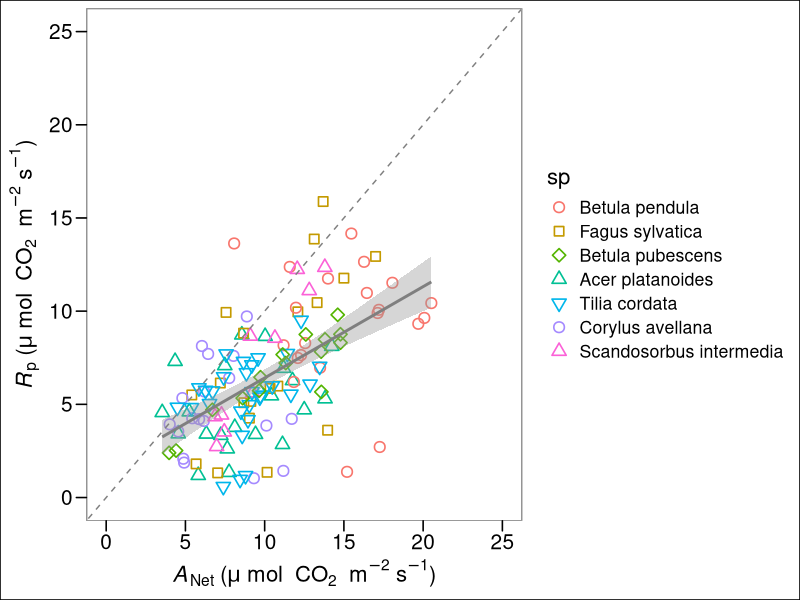
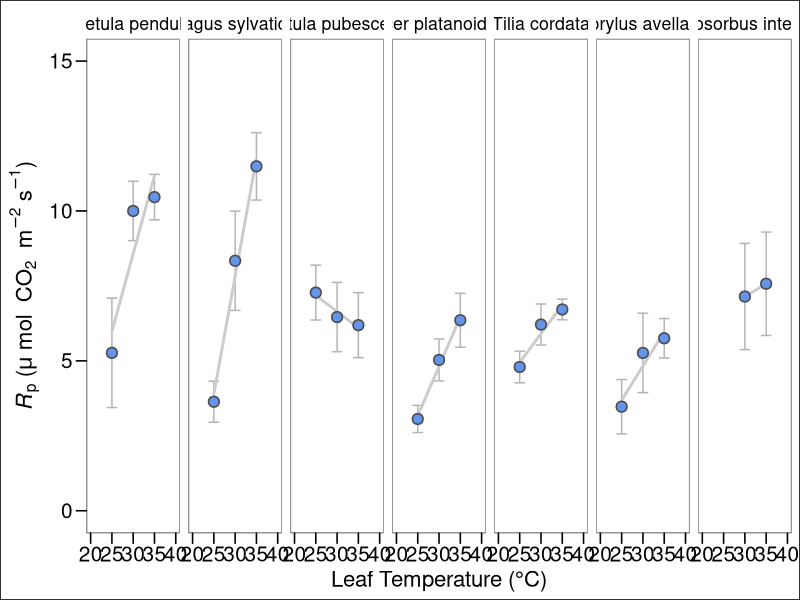
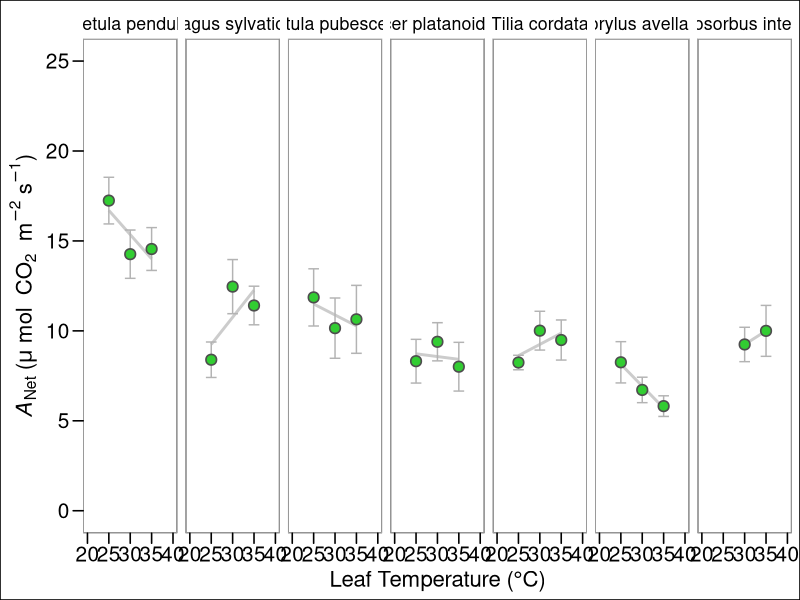
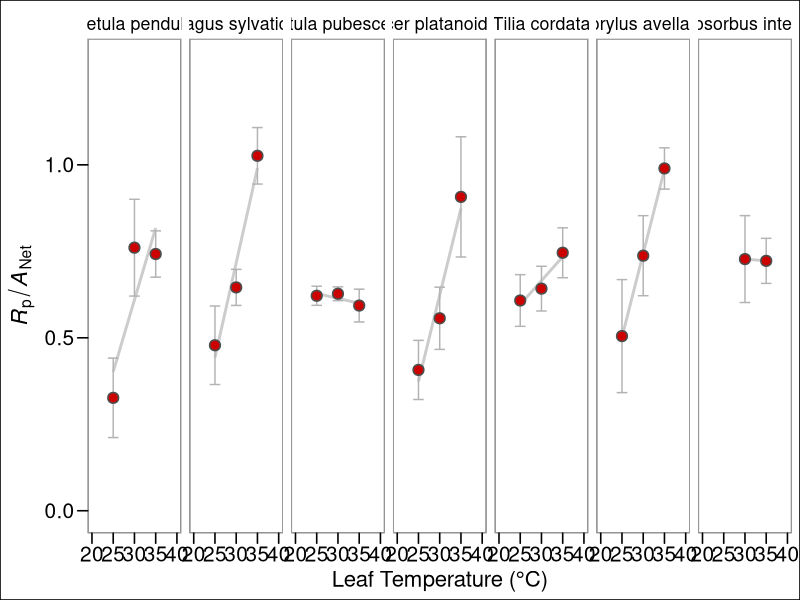
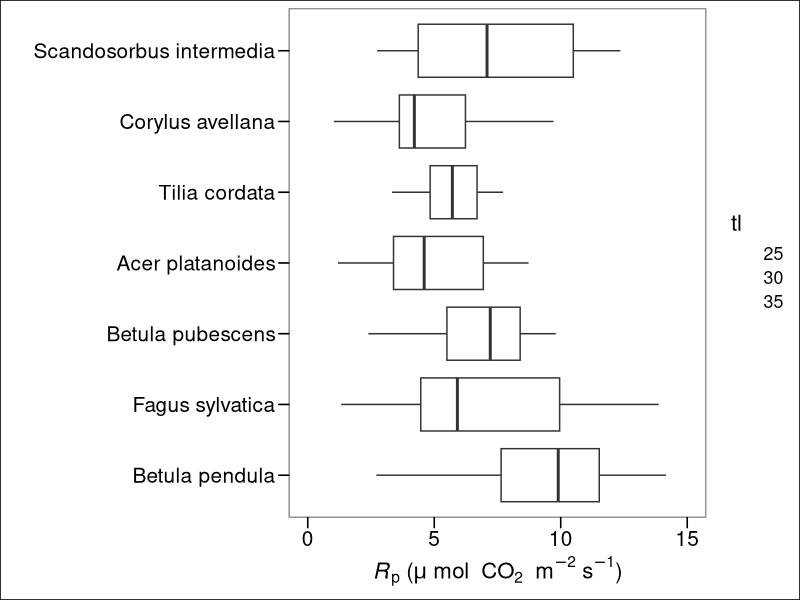
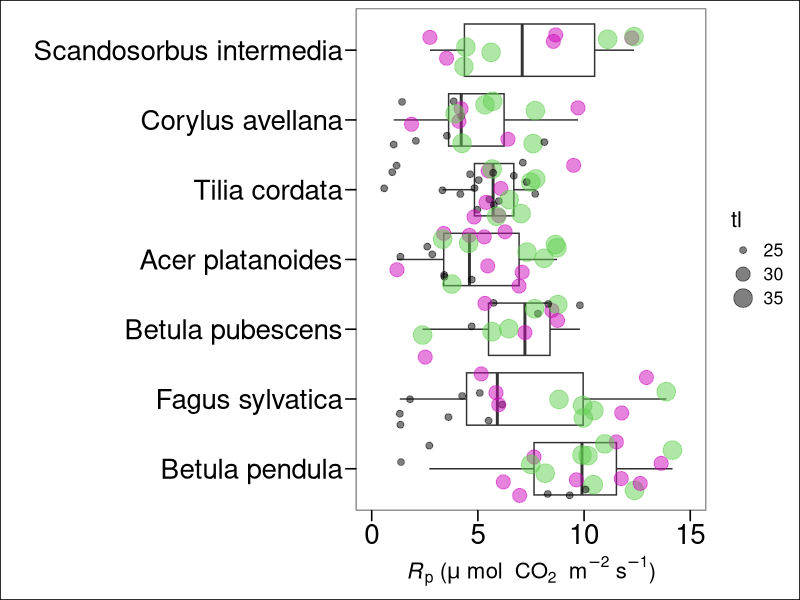
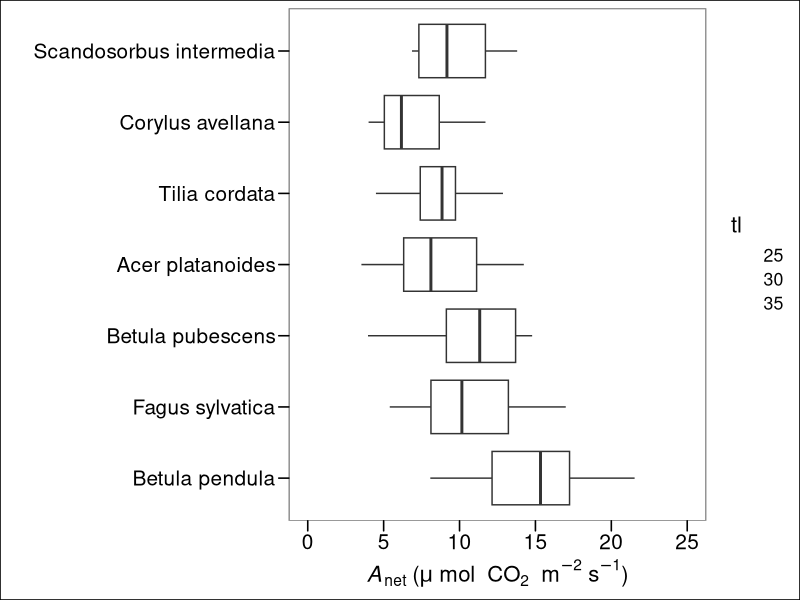
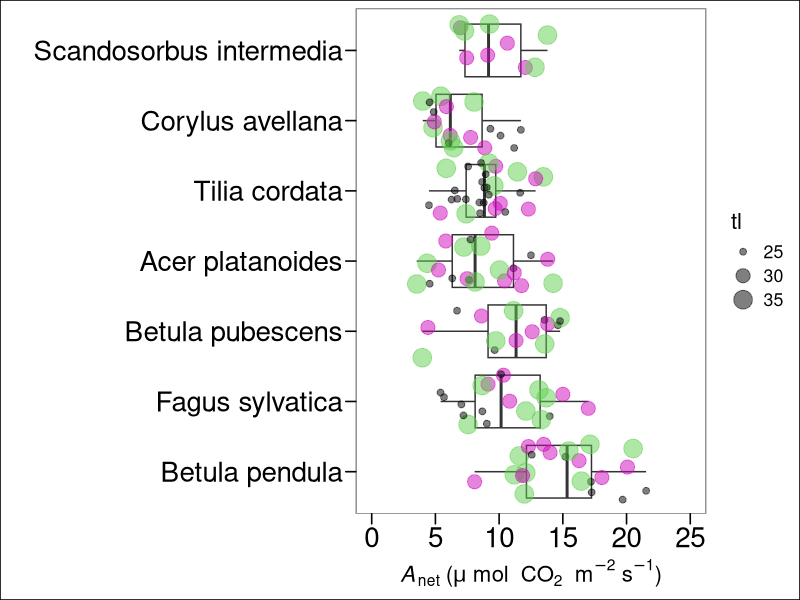

These figures' R source, in order: (Note: this script raises an error after producing the figures.)
#install.packages("Hmisc", dependencies = T)
#
# if push fails
# open the repository on terminal
# run this command 
# git config --global http.postBuffer 157286400
# try pushing again
# 
# packages_to_load <- c("drc", "bbmle", "labelled", "MALDIquant", 
#                      "magicfor", "ggplot2", "ggpubr", "ggpmisc", "tidyverse", #"broom", 
#                     "Hmisc", "plotly", "PairedData", "DescTools", 
#                     "generalhoslem", "graphics", "nls2", "plyr",
#                     "ggthemes", "ggpubr", "signal", "segmented")
#
# lapply(packages_to_load, library, character.only = TRUE)

## lable ----
ytleaf          <- expression("T"["leaf"]~degree~"C")
photorate       <- expression("" ~mu ~ mol ~ "CO"[2]~m^{-2} ~ "s"^{-1})
labrsq          <- expression(R^{2}~"=")
labvpdl         <- "VPD (kPa)"
lab_photo       <- expression(paste(italic(A)[Net], ' (', mu * ~'mol'~ " CO"[2]~' m'^{-2}*' s'^{-1}*')'))
lab_photo1      <- expression(paste(italic(A)[Net], ' (', mu * 'mol m'^{-2}*'s'^{-1}*')'))
lab_Tleaf       <- expression(paste("Leaf temperature (", degree,"C)"))
labcond         <- expression("g"["s"]~~"in"~mol~H[2]*O~m^{-2}~s^{-1})
labcond1        <- expression("Conductance to "~H[2]*O~"in"~mol~H[2]*O~m^{-2}~s^{-1})
labtrmmol       <- expression("E"~~"in"~mol~H[2]*O~m^{-2}~s^{-1})
etrrate         <- expression("" ~mu ~ mol ~"photon" ~m^{-2} ~ "s"^{-1})
photorate       <- expression("" ~mu ~ mol ~ "CO"[2]~m^{-2} ~ "s"^{-1})
labgs           <- expression(paste(italic(g[s])*" ("~mol[H[2]*O]~m^{-2}~s^{-1}~")"))


## data processing ---- Load ONE of the following csv's


# Species
df <- read.csv("Data/Uppsala-2024-Summer-Photorespiration-SpotMes-TreeSpp.csv", header = T, stringsAsFactors = T, sep = ";")


# Ecotypes

df <- read.csv("Data/Uppsala-2024-Summer-Photorespiration-SpotMes-Birch-Ecotypes.csv", header = T, stringsAsFactors = T, sep = ";")


###### Photorespiration rate calculation loop -----------------------------------------------------

## use the following filters as necessary
df     <- subset(df, dq == "yes") # eliminates unreliable values.

df$pairid <- paste0(df$sprp, "-", df$setTleaf)

df$pairid <- as.factor(df$pairid)


length(unique(df$pairid))       # individual runs + season

dflist    <-   split(df,list(df$pairid))
dflist    <-   split(df,unique(list(df$pairid)))
dflist    <-   dflist[sapply(dflist, nrow)>0] 

setwd("output")


correct_RD <- function(data, output_path){
  
  ColumnNames <- c("sp","treeid","setTleaf",
             "anet.21p",    
             "anet.0p",
             "Rd",
             "corranet",
             "anet.delta",
             "pr.CO2", 
             "pr.real",
             "pr.percent",    
             "gsw.21p",    
             "gsw.0p",     
             "gsw.delta",  
             "gsw.percent",
             "E.21p",     
             "E.0p",      
             "E.delta",   
             "E.percent", 
             "ETR.21p",     
             "ETR.0p",
             "ETR.delta",   
             "ETR.percent",
             "JT",
             "JO1",
             "JC1",
             "JO2",
             "JC2",
             "JO1.percent",
             "JC1.percent",
             "JO2.percent",
             "JC2.percent",
             "NPQ.21p",
             "NPQ.0p",
             "NPQ.delta",
             "NPQ.percent")
  
  output_data <- data.frame(matrix(nrow = 0, ncol = length(ColumnNames)))
  names(output_data) <- ColumnNames

  for(dataIdx in 1:length(data)){
    
    speciesdata <- data[[dataIdx]]
    if(nrow(speciesdata) != 2){
      print(names(dflist)[dataIdx])
      print(nrow(speciesdata))
      next
    }
    
    
    sp               <-     speciesdata$sp[1]
    treeid           <-     speciesdata$treeid[1]
    setTleaf         <-     speciesdata$setTleaf[1]
    
    p21              <-     subset(speciesdata, olev == "21p")    
    p0               <-     subset(speciesdata, olev == "0p")
    
    anet.21p         <-     p21$A
    anet.0p          <-     p0$A
     
    
    # Calculate corrected Anet. The values for slope and intercept       where calculated using values taken from the literature. 
    
    Rd               <-      0.05554*anet.21p+ 0.11395 
    corranet         <-      anet.21p-Rd          
    # "corranet" is Anet corrected for Rd
    
    
    anet.delta       <-      anet.0p - anet.21p
    pr.CO2           <-      anet.delta * 0.5
    pr.real          <-      anet.delta + pr.CO2
    pr.percent       <-      pr.real/anet.21p
    
    gsw.21p          <-      p21$gsw
    gsw.0p           <-      p0$gsw
    gsw.delta        <-      p0$gsw - p21$gsw
    gsw.percent      <-      gsw.delta/p21$gsw
    
    
    E.21p            <-      p21$E
    E.0p             <-      p0$E
    E.delta          <-      p0$E - p21$E
    E.percent        <-      E.delta/p21$E
    
    
    ETR.21p          <-      p21$ETR
    ETR.0p           <-      p0$ETR
    ETR.delta        <-      p0$ETR - p21$ETR
    ETR.percent      <-      ETR.delta/p21$ETR
    JT               <-      ETR.21p + ETR.0p
    JO1              <-      pr.percent * JT
    JC1              <-      JT-JO1
    JO2              <-      ((2/3)*(JT-4*(anet.21p)))
    JC2              <-      ((1/3)*(JT+8*(anet.21p)))
    JO1.percent      <-      JO1/JT
    JC1.percent      <-      JC1/JT
    JO2.percent      <-      JO2/JT
    JC2.percent      <-      JC2/JT
    
    
    NPQ.21p          <-      p21$NPQ
    NPQ.0p           <-      p0$NPQ
    NPQ.delta        <-      NPQ.0p - NPQ.21p
    NPQ.percent      <-      NPQ.delta/NPQ.21p
    
    new_data = data.frame(as.character(sp),
                          as.character(treeid),
                          as.character(setTleaf), 
                          anet.21p,    
                          anet.0p,     
                          Rd, 
                          corranet,
                          anet.delta,
                          pr.CO2,
                          pr.real,
                          pr.percent,
                          gsw.21p,    
                          gsw.0p,     
                          gsw.delta,  
                          gsw.percent,
                          p21$E,     
                          E.0p,      
                          E.delta,   
                          E.percent, 
                          ETR.21p,     
                          ETR.0p,   
                          ETR.delta,   
                          ETR.percent,
                          JT,
                          JO1,
                          JC1,
                          JO2,
                          JC2,
                          JO1.percent,
                          JC1.percent,
                          JO2.percent,
                          JC2.percent,
                          NPQ.21p,
                          NPQ.0p,
                          NPQ.delta, 
                          NPQ.percent)
    
    names(new_data) <- names(output_data)
    output_data <- rbind(output_data, new_data)
    
    
  }
  
  file_path = paste(output_path, "species-output.csv", sep = "/")
  if(!dir.exists(output_path)){
    dir.create(output_path, recursive = T)
  }
  
  
  index <- 1
  while(file.exists(file_path)){
    file_path <- paste(output_path, paste("species-output", as.character(index), ".csv", sep =""), sep = "/")
    index = index + 1
  }
 
  

  write.table(output_data, file = file_path, 
              row.names = FALSE, col.names = T, sep = ";")
}

correct_RD(dflist, "./")


####### plotting output -------


outs <- read.csv("output/species-output.csv", stringsAsFactors = T, sep = ";")

outs$sp <- factor(outs$sp, levels = c(
  "Betula pendula",         
  "Fagus sylvatica",         
  "Betula pubescens",       
  "Acer platanoides", 
  "Tilia cordata",
  "Corylus avellana",       
  "Scandosorbus intermedia"))



# Making the table for the concatenated PR values for each species and each temperature point.
library(stats)
library(base)
library(dplyr)
library(ggplot2)




## Plotting absolute Rp over temp##---------------------------------###

## Figure 1A ----
svg(filename = "pr-raw-new.svg", width = 16, height = 4.5, bg = "transparent")
absolute.table <- outs %>%
  group_by(sp, setTleaf) %>%
  summarise(pr.real.avg = mean(pr.real),
            se = sd(pr.real)/ sqrt(length(pr.real)))

ggplot(absolute.table, aes(y = pr.real.avg, x=setTleaf, group=sp))+
  geom_errorbar(aes(ymin=pr.real.avg-se, ymax=pr.real.avg+se),col ="grey70", width= 2.5)+ #pmin can be used to cap the ymax. (e.g., pmin(pr.real.avg+se, 1.0))
  geom_smooth(se = F, method="lm", col = "grey80")+
  geom_point(col="grey30", size = 3, pch = 21, fill = "cornflowerblue", stroke = 0.85)+
  # stat_regline_equation(data = outs, aes(x = setTleaf, y=pr.real, label = paste(..eq.label.., ..adj.rr.label.., paste("p = ", ..p.value..), sep = "~~~")),
  # formula = y~x,
  # label.x =22, label.y = 1.5)+
  facet_wrap(~sp, ncol = 7) +
  scale_y_continuous(limits = c(0, 15), name = expression(paste(italic(R)[p], ' (', mu * ~'mol'~ " CO"[2]~' m'^{-2}*' s'^{-1}*')')))+
  scale_x_continuous(limits = c(20,40), name = "Leaf Temperature (°C)")+
  ggthemes::theme_base() +
theme(axis.text.y = element_text(size = 15), 
      axis.text.x = element_text(size = 15),
      panel.border = element_rect(color = "grey70"))
dev.off()


### Plot showing Anet 21p over temp##-------------------------------###
## Figure 1B ----

svg(filename = "anet21-raw-new.svg", width = 16, height = 4.5, bg = "transparent")

anet.table <- outs %>%
  group_by(sp, setTleaf) %>%
  summarise(anet.21p.avg = mean(anet.21p),
            se = sd(anet.21p) / sqrt(length(anet.21p)))

ggplot(anet.table, aes(y = anet.21p.avg, x=setTleaf, group=sp))+
  geom_smooth(se = F, method="lm", col = "grey80")+
  geom_errorbar(aes(ymin=anet.21p.avg-se, ymax=anet.21p.avg+se),col ="grey70", width= 2.5) +
  geom_point(col="grey30", size = 3, pch = 21, fill = "limegreen", stroke = 0.85)+
  # stat_regline_equation(data = outs, aes(x = setTleaf, y=anet.21p, label = paste(..eq.label.., ..adj.rr.label.., paste("p = ", ..p.value..), sep = "~~~")),
  # formula = y~x,
  # label.x =22, label.y = 1.5)+
  facet_wrap(~sp, ncol = 7) +
  scale_y_continuous(limits = c(0, 25), name = expression(paste(italic(A)[Net], ' (', mu * ~'mol'~ " CO"[2]~' m'^{-2}*' s'^{-1}*')')))+
  scale_x_continuous(limits = c(20,40), name = "Leaf Temperature (°C)")+
  ggthemes::theme_base()+
  theme(axis.text.y = element_text(size = 15), 
        axis.text.x = element_text(size = 15),
        panel.border = element_rect(color = "grey70"))
dev.off()





###Plot of pr.percent##-----------------------------------------###
svg(filename = "pr-percent-new.svg", width = 16, height = 4.5, bg = "transparent")



percent.table <- outs %>%
  group_by(sp, setTleaf) %>%
  summarise(pr.percent.avg = mean(pr.percent),
            se = sd(pr.percent)/ sqrt(length(pr.percent)))


ggplot(percent.table, aes(y = pr.percent.avg, x=setTleaf, group=sp))+
  #pmin can be used to cap the ymax. (e.g., pmin(pr.real.avg+se, 1.0))
  geom_smooth(se = F, method="lm", col = "grey80")+
  # ggpmisc::stat_poly_eq(
  #   data = outs,
  #   formula = y ~ x,
  #   aes(x = setTleaf, y = pr.percent, label = paste(after_stat(p.value.label), sep = "~~~")),
  #   label.x = 22,
  #   label.y = 1.5,
  # )+
  geom_errorbar(aes(ymin=pr.percent.avg-se, ymax=pr.percent.avg+se),col ="grey70", width= 2.5)+
  geom_point(col="grey30", size = 3, pch = 21, fill = "red3", stroke = 0.85)+
  # stat_regline_equation(data = outs, aes(x = setTleaf, y=pr.real, label = paste(..eq.label.., ..adj.rr.label.., paste("p = ", ..p.value..), sep = "~~~")),
  # formula = y~x,
  # label.x =22, label.y = 1.5)+
  facet_wrap(~sp, ncol = 7)+
  scale_y_continuous(limits = c(0, 1.3), name = 
                       expression(paste(italic(R)[p]/italic(A)[Net])))+
  scale_x_continuous(limits = c(20,40), name = "Leaf Temperature (°C)")+
  ggthemes::theme_base() +
  theme(axis.text.y = element_text(size = 15), 
        axis.text.x = element_text(size = 15),
        panel.border = element_rect(color = "grey70")) 
dev.off()


##---------------------------------------------------------##


###########

outs$tl <- as.factor(outs$setTleaf)



## photorespiration across species boxplot (ignoring temp). First one is for just the relationship, the second one shows the temperature spread.

svg(filename = "Rp-species.svg", width = 12, height = 6, bg = "transparent")

ggplot(outs, aes(y = pr.real, x=sp)) +
  geom_boxplot(aes(x = sp, y = pr.real), outliers =  F)  +
  geom_jitter(aes(size = tl),  color = "grey", alpha = 0) +
  
  xlab(" ") +
  scale_y_continuous(limits = c(0,15), 
                     name = expression(paste(italic(R)[p], ' (', mu * ~'mol'~ " CO"[2]~' m'^{-2}*' s'^{-1}*')')))+
  ggthemes::theme_base()+
  theme(axis.text.y = element_text(size = 15), 
        axis.text.x = element_text(size = 15),
        panel.border = element_rect(color = "grey70")) +
  coord_flip()
dev.off()



svg(filename = "Rp-species-spotted.svg", width = 12, height = 6, bg = "transparent")

ggplot(outs, aes(y = pr.real, x=sp)) +
  geom_boxplot(aes(x = sp, y = pr.real), outliers =  F)  +
  geom_jitter(aes(size = tl), color = as.factor(outs$setTleaf), alpha = 0.5) +
  xlab(" ") +
  scale_y_continuous(limits = c(0,15), 
                     name = expression(paste(italic(R)[p], ' (', mu * ~'mol'~ " CO"[2]~' m'^{-2}*' s'^{-1}*')')))+
  ggthemes::theme_base()+
  theme(axis.text.y = element_text(size = 20), 
        axis.text.x = element_text(size = 20),
        panel.border = element_rect(color = "grey70")) +
  coord_flip()
dev.off()



###------- Mixed effects models for Rp----##

mod4 <- nlme::lme(pr.real ~  sp, data = outs, 
                  random = ~1|treeid, 
                  method = "REML", 
                  na.action=na.omit) ; anova(mod4)

mod4 <- nlme::lme(pr.real ~  setTleaf, data = outs, 
                  random = ~1|sp, 
                  method = "REML", 
                  na.action=na.omit) ; anova(mod4)

mod4 <- nlme::lme(pr.real ~  sp * setTleaf, data = outs, 
                  random = ~1|treeid, 
                  method = "REML", 
                  na.action=na.omit) ; anova(mod4)

###----Test for pr.percent----------------#####


mod6 <- nlme::lme(pr.percent ~  sp, data = outs, 
                  random = ~1|treeid, 
                  method = "REML", 
                  na.action=na.omit) ; anova(mod6)

mod6 <- nlme::lme(pr.percent ~  setTleaf, data = outs, 
                  random = ~1|sp, 
                  method = "REML", 
                  na.action=na.omit) ; anova(mod6)


mod6 <- nlme::lme(pr.percent ~  sp * setTleaf, data = outs, 
                  random = ~1|treeid, 
                  method = "REML", 
                  na.action=na.omit) ; anova(mod6)


#------------------------------#


## photosynthesis across species boxplot (ignoring temp). First one is for just the relationship, the second one shows the temperature spread.

svg(filename = "Anet-species.svg", width = 12, height = 6, bg = "transparent")

ggplot(outs, aes(y = anet.21p, x=sp)) +
  geom_boxplot(aes(x = sp, y = anet.21p), outliers =  F)  +
  geom_jitter(aes(size = tl),  color = "grey", alpha = 0) +
  
  xlab(" ") +
  scale_y_continuous(limits = c(0,25), 
                     name = expression(paste(italic(A)[net], ' (', mu * ~'mol'~ " CO"[2]~' m'^{-2}*' s'^{-1}*')')))+
  ggthemes::theme_base()+
  theme(axis.text.y = element_text(size = 15), 
        axis.text.x = element_text(size = 15),
        panel.border = element_rect(color = "grey70")) +
  coord_flip()
dev.off()


svg(filename = "Anet-species-spotted.svg", width = 12, height = 6, bg = "transparent")

ggplot(outs, aes(y = anet.21p, x=sp)) +
  geom_boxplot(aes(x = sp, y = anet.21p), outliers =  F)  +
  geom_jitter(aes(size = tl), color = as.factor(outs$setTleaf), alpha = 0.5) +
  xlab(" ") +
  scale_y_continuous(limits = c(0,25), 
                     name = expression(paste(italic(A)[net], ' (', mu * ~'mol'~ " CO"[2]~' m'^{-2}*' s'^{-1}*')')))+
  ggthemes::theme_base()+
  theme(axis.text.y = element_text(size = 20), 
        axis.text.x = element_text(size = 20),
        panel.border = element_rect(color = "grey70")) +
  coord_flip()
dev.off()


###------- Mixed effects models for Anet----##

mod5 <- nlme::lme(anet.21p ~  sp, data = outs, 
                  random = ~1|treeid, 
                  method = "REML", 
                  na.action=na.omit) ; anova(mod5)

mod5 <- nlme::lme(anet.21p ~  setTleaf, data = outs, 
                  random = ~1|sp, 
                  method = "REML", 
                  na.action=na.omit) ; anova(mod5)

mod5 <- nlme::lme(anet.21p ~  sp * setTleaf, data = outs, 
                  random = ~1|treeid, 
                  method = "REML", 
                  na.action=na.omit) ; anova(mod5)






### plotting averages 

pt <- outs %>%
  group_by(sp, setTleaf) %>%
  summarise(pr = mean(pr.real),
            prse = sd(pr.real)/sqrt(length(pr.real)),
            ps = mean(anet.21p),
            psse = sd(anet.21p)/ sqrt(length(anet.21p)))

pt25 <- subset(pt, setTleaf == 25)
pt30 <- subset(pt, setTleaf == 30)
pt35 <- subset(pt, setTleaf == 35)


mod6 <- nlme::lme(pr ~  ps , data = pt25, 
                  random = ~1|sp, 
                  method = "REML", 
                  na.action=na.omit) ; anova(mod6)



mod6 <- nlme::lme(pr ~  ps , data = pt30, 
                  random = ~1|sp, 
                  method = "REML", 
                  na.action=na.omit) ; anova(mod6)

mod6 <- nlme::lme(pr ~  ps , data = pt35, 
                  random = ~1|sp, 
                  method = "REML", 
                  na.action=na.omit) ; anova(mod6)


cor25 <- cor(pt25$ps, pt25$pr, method = 'pearson'); round(cor25, 2) 
cor30 <- cor(pt30$ps, pt30$pr, method = 'pearson'); round(cor30, 2)
cor35 <- cor(pt35$ps, pt35$pr, method = 'pearson'); round(cor35, 2)






######  Rp against Anet split by temperature ----

mod6 <- nlme::lme(pr.real ~  anet.21p, data = outs, 
                  random = ~1|sp, 
                  method = "REML", 
                  na.action=na.omit) ; anova(mod6)



svg(filename = "Rp-over-Anet-alltemp.svg", width = 10, height = 3.3, bg = "transparent")

ggplot(pt, aes(y = pr, x=ps, color = sp)) +
  geom_smooth(se = T, method="lm", col = "grey80") +
  geom_point(size = 3, stroke = 0.85, aes(color = sp, shape = sp)) +
  scale_x_continuous(limits = c(0, 20), 
                     name = expression(paste(italic(A)[Net], ' (', mu * ~'mol'~ " CO"[2]~' m'^{-2}*' s'^{-1}*')'))) +
  scale_y_continuous(limits = c(0,20), 
                     name = expression(paste(italic(R)[p], ' (', mu * ~'mol'~ " CO"[2]~' m'^{-2}*' s'^{-1}*')'))) +
  ggthemes::theme_base() +
  geom_errorbar(aes(ymin=pr-prse, ymax=pr+prse)) +
  geom_errorbarh(aes(xmin=ps-psse, xmax=ps+psse)) + 
  theme(axis.text.y = element_text(size = 15),
        axis.text.x = element_text(size = 15),
        panel.border = element_rect(color = "grey70")) +
  scale_shape_manual(values = c(21,22,23,24,25,1,2))+
  geom_abline(slope = 1, linetype = "dashed", color = "grey50") + 
  geom_point(size = 3, stroke = 0.85, aes(color = sp, shape = sp)) +
  facet_wrap(~setTleaf)

dev.off()


# Does higher photorespiration rates = higher photosynthesis rates??? (spoiler, yes)



#### all replicates plotted - donot use. 

# svg(filename = "Rp-over-Anet.svg", width = 7, height = 4.5, bg = "transparent")
outs$st <- as.factor(outs$setTleaf)
ggplot(outs, aes(y = pr.real, x=anet.21p)) +
  geom_point(size = 3, 
             stroke = 0.85, aes(color = sp, shape = sp)) +
  geom_smooth(se = T, method="lm", col = "grey50") +
  scale_x_continuous(limits = c(0, 25), 
                     name = expression(paste(italic(A)[Net], ' (', mu * ~'mol'~ " CO"[2]~' m'^{-2}*' s'^{-1}*')'))) +
  scale_y_continuous(limits = c(0,25), 
                     name = expression(paste(italic(R)[p], ' (', mu * ~'mol'~ " CO"[2]~' m'^{-2}*' s'^{-1}*')')))+
  ggthemes::theme_base()+
  theme(axis.text.y = element_text(size = 15), 
        axis.text.x = element_text(size = 15),
        panel.border = element_rect(color = "grey70")) +
  scale_shape_manual(values = c(21,22,23,24,25,1,2)) +
  geom_abline(slope = 1, linetype = "dashed", color = "grey50") 
dev.off()

#---------------------------------------------------------------------#

# svg(filename = "Rp-over-Anet-alltemp.svg", width = 16, height = 4.5, bg = "transparent")

#### all replicates plotted - donot use. 


ggplot(outs, aes(y = pr.real, x=anet.21p, color = sp)) +
  geom_smooth(data = outs, mapping = aes(y=pr.real, x=anet.21p), 
              se = T, method="lm", col = "grey80") +
  geom_point(size = 3, 
             stroke = 0.85, aes(color = sp, shape = sp)) +
  scale_x_continuous(limits = c(0, 25), 
                     name = expression(paste(italic(A)[Net], ' (', mu * ~'mol'~ " CO"[2]~' m'^{-2}*' s'^{-1}*')'))) +
  scale_y_continuous(limits = c(0,25), 
                     name = expression(paste(italic(R)[p], ' (', mu * ~'mol'~ " CO"[2]~' m'^{-2}*' s'^{-1}*')')))+
  ggthemes::theme_base()+
  theme(axis.text.y = element_text(size = 15), 
        axis.text.x = element_text(size = 15),
        panel.border = element_rect(color = "grey70")) +
  scale_shape_manual(values = c(21,22,23,24,25,1,2))+
  geom_abline(slope = 1, linetype = "dashed", color = "grey50") +
  facet_wrap(~setTleaf)
dev.off()


######  Creating the dataframes for each temperature for the models ----

outs25 <- subset(outs, setTleaf == 25)
outs30 <- subset(outs, setTleaf == 30)
outs35 <- subset(outs, setTleaf == 35)


######  Rp against Anet split by temperature ----

mod6 <- nlme::lme(pr.real ~  anet.21p, data = outs, 
                 random = ~1|sp, 
                 method = "REML", 
                 na.action=na.omit) ; anova(mod6)


mod7 <- nlme::lme(pr.real ~  anet.21p, data = outs25, 
                  random = ~1|sp, 
                  method = "REML", 
                  na.action=na.omit) ; anova(mod7)

mod7 <- nlme::lme(pr.real ~  anet.21p, data = outs30, 
                  random = ~1|sp, 
                  method = "REML", 
                  na.action=na.omit) ; anova(mod7)

mod7 <- nlme::lme(pr.real ~  anet.21p, data = outs35, 
                  random = ~1|sp, 
                  method = "REML", 
                  na.action=na.omit) ; anova(mod7)













#-------------------------------#



#Box plots of pr.percent across the leaf temperatures

ggplot(outs, aes(y = pr.percent, x=tl, color=tl)) +
  geom_boxplot(aes(x = tl, y = pr.percent, fill = setTleaf)) +
  geom_jitter() +
  scale_x_continuous(limits = c(20, 40), 
                     name = "Leaf Temperature (°C)") +
  scale_y_continuous(limits = c(0,15), 
                     name = expression(paste(italic(R)[p], ' (', mu * ~'mol'~ " CO"[2]~' m'^{-2}*' s'^{-1}*')')))+
  ggthemes::theme_base()+
  theme(axis.text.y = element_text(size = 15), 
        axis.text.x = element_text(size = 15),
        panel.border = element_rect(color = "grey70"))


#-------- boxplot of Rp over temperature ----_#
svg(filename = "Rp-over-temp-box.svg", width = 16, height = 4.5, bg = "transparent")


ggplot(outs, aes(y = pr.real, x=tl)) +
  geom_boxplot(aes(x = tl, y = pr.real)) +
  geom_jitter(aes(color = sp)) +
  xlab("Leaf Temperature (°C)") +
  scale_y_continuous(limits = c(0,15), 
                     name = expression(paste(italic(R)[p], ' (', mu * ~'mol'~ " CO"[2]~' m'^{-2}*' s'^{-1}*')')))+
  ggthemes::theme_base()+
  theme(axis.text.y = element_text(size = 15), 
        axis.text.x = element_text(size = 15),
        panel.border = element_rect(color = "grey70"))
dev.off()







###### STATISTICAL TESTS #########


## example model fits nlme ---- 

# Here we are running a for loop testing     the relationship between species, setTleaf and the combined effect of them (I.e the temperature response of species), against pr.real (Absolute photorespiration rates ("10")), pr.percent (Proportional photorespiration rates ("11")), anet.21p (Ambient photosynthesis rates ("4")), anet.0p (O2-free photosynthesis rates ("5")) and JO2.percent (proportional oxygenation rates calculated using ETR only ("31)).


colindeces <- c(10, 11, 4, 5, 31)
colindeces <- c(10)
method.slope <- c()
value.slope <- c()
species.slope <- c()

names(outs)[colindeces[1]]

for (index in 1:length(colindeces)){
  
  
  independentVariable = outs[,colindeces[index]] 
  
  mod1 <- nlme::lme(independentVariable ~  sp , data = outs, 
                    random = ~1|treeid, 
                    method = "REML", 
                    na.action=na.omit) ; anova(mod1)
  print(paste("This analysis is based on :", names(outs)[colindeces[index]]))
  print(summary(mod1))
  
  mod1 <- nlme::lme(independentVariable ~  setTleaf , data = outs, 
                    random = ~1|sp, 
                    method = "REML", 
                    na.action=na.omit) ; anova(mod1)
  
  print(paste("This analysis is based on :", names(outs)[colindeces[index]]))
  print(summary(mod1))
  
  mod1 <- nlme::lme(independentVariable ~  sp * setTleaf, 
                    data = outs, 
                    random = ~1|treeid, 
                    method = "REML", 
                    na.action=na.omit) ; anova(mod1)
  
  print(paste("This analysis is based on :", names(outs)[colindeces[index]]))
  print(summary(mod1))
  
  
  print("----------------------------------------------------------------")
}


outs25 <- subset(outs, setTleaf == 25)
outs30 <- subset(outs, setTleaf == 30)
outs35 <- subset(outs, setTleaf == 35)



######----


######  Rp against species split by treeid nested for each temp point ----
 mod4 <- nlme::lme(pr.real ~  sp, data = outs25, 
                   random = ~1|treeid, 
                   method = "REML", 
                   na.action=na.omit) ; anova(mod4)
 
 mod4 <- nlme::lme(pr.real ~  sp, data = outs30, 
                   random = ~1|treeid, 
                   method = "REML", 
                   na.action=na.omit) ; anova(mod4)
 
 mod4 <- nlme::lme(pr.real ~  sp, data = outs35, 
                   random = ~1|treeid, 
                   method = "REML", 
                   na.action=na.omit) ; anova(mod4)
 

mod4 <- nlme::lme(pr.real ~  anet.21p * setTleaf, data = outs, 
                  random = ~1|sp, 
                  method = "REML", 
                  na.action=na.omit) ; anova(mod4)




library(tidyr)

long_data <- outs %>%
  gather(key = "method", value = "y", pr.percent, JO2.percent)

# Fit a model with an interaction term between method and setTleaf
long_model <- lm(y ~ sp * setTleaf * method, data = long_data)

# Check the model summary
summary(long_model)


# Fit the model with and without the interaction term between method and setTleaf
model_interaction <- lm(y ~ sp * setTleaf * method, data = long_data)
model_no_interaction <- lm(y ~ sp * setTleaf + method, data = long_data)

# Compare the models using a likelihood ratio test
anova(model_no_interaction, model_interaction)

# Visualize the comparison
library(ggplot2)
ggplot(long_data, aes(x = setTleaf, y = y, color = method)) +
  geom_point() +
  geom_smooth(method = "lm", se = FALSE) +  # Add linear regression lines
  facet_wrap(~sp)+
  labs(title = "Comparison of Slopes for y1 and y2") +
  theme_minimal()


### post hoc test ------- HSD, honest significant difference 

m7 <- aov(anet.0p ~ sp, data = outs, random = ~1|treeid, method = "REML", na.action=na.omit) ; anova(m7)
par(las=2)
par(mar=c(8,8,2,2)) 
plot(TukeyHSD(m7))


t1 <- TukeyHSD(m7)
t1 <- as.data.frame(t1$sp)
t1$com <- rownames(t1)

rownames(t1) <- NULL
colnames(t1) <- c("prdiff","lwr", "upr","padj", "com")
blah <- subset(t1, padj <= 0.05)
